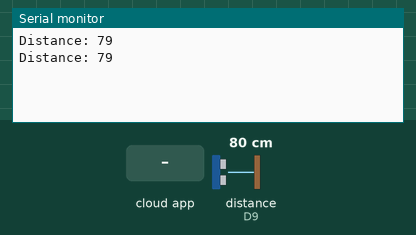
This sketch was run on a simulated Arduino Nano 33 IoT. Parts: the last lines printed to the serial monitor. Wiring (inferred from the names in the program): ultrasonic range finder: trigger D8; echo D9. The test bench sets the inputs (shaded band); at power-on: distance to the obstacle (sensor on D9) 80 cm. The echo pulse lasts 58.3 µs per cm; WiFi joins after 1.5 s; servers stay silent unless stated.

Above: at 4.2 s.
4.3 s: the phone or cloud app sets distance to 0
At 5.8 s:
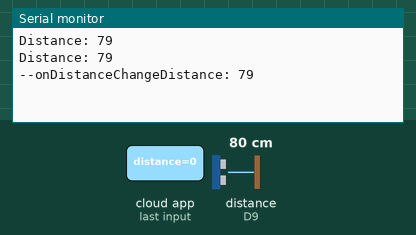
6.5 s: distance to the obstacle (sensor on D9) set to 2 cm
At 7.8 s:
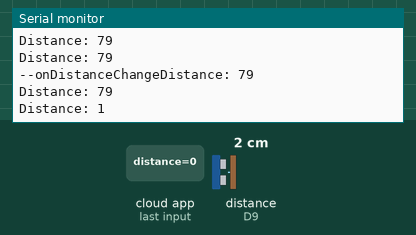
8.0 s: the phone or cloud app sets distance to 25
At 8.8 s:
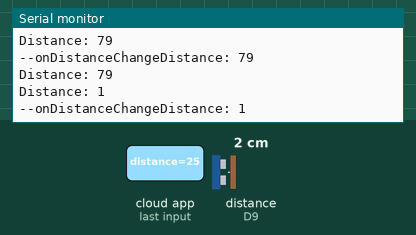
9.5 s: distance to the obstacle (sensor on D9) set to 4 cm
At 10.6 s:
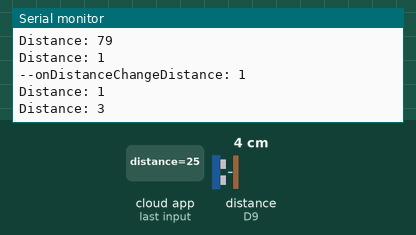
Timing chart, 0 to 12.0 s (numbered marks = the images above; inputs shaded):
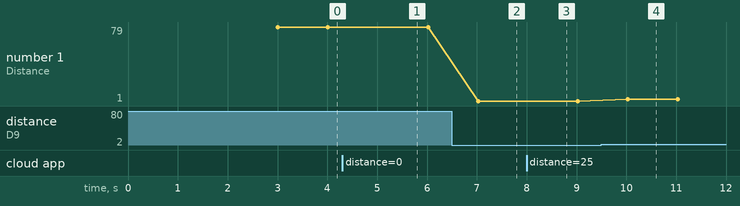

The sketch:

1_-_Pass_Task_-_Arduino_IoT_Cloud_jul24a.ino
```cpp
#include "arduino_secrets.h"
#include "thingProperties.h"

const int trigger = 8;
const int echo = 9;

int getUltrasonicDistance(){
  // Function to retreive the distance reading of the ultrasonic sensor
  long duration;

  // Assure the trigger pin is LOW:
  digitalWrite(trigger, LOW);
  // Brief pause:
  delayMicroseconds(5);

  // Trigger the sensor by setting the trigger to HIGH:
  digitalWrite(trigger, HIGH);
  // Wait a moment before turning off the trigger:
  delayMicroseconds(10);
  // Turn off the trigger:
  digitalWrite(trigger, LOW);

  // Read the echo pin:
  duration = pulseIn(echo, HIGH);
  // Calculate the distance in centimeter (CM):
  distance = duration * 0.034 / 2;

  // Return the distance read from the sensor:
  return distance;
}

void setup() {
  // Initialize serial and wait for port to open:
  Serial.begin(9600);
  // This delay gives the chance to wait for a Serial Monitor without blocking if none is found
  delay(1500);

  // Defined in thingProperties.h
  initProperties();

  // Connect to Arduino IoT Cloud
  ArduinoCloud.begin(ArduinoIoTPreferredConnection);

  /*
     The following function allows you to obtain more information
     related to the state of network and IoT Cloud connection and errors
     the higher number the more granular information you’ll get.
     The default is 0 (only errors).
     Maximum is 4
 */
  setDebugMessageLevel(2);
  ArduinoCloud.printDebugInfo();

  // Define inputs and outputs:
  pinMode(trigger, OUTPUT);
  pinMode(echo, INPUT);
}

void loop() {
  ArduinoCloud.update();
  // Your code here

  // Print the distance to the serial monitor:
  Serial.print("Distance: ");
  Serial.println(getUltrasonicDistance());

  // Wait one second before continuing:
  delay(1000);
}

/*
  Since distance is READ_WRITE variable, onDistanceChange() is
  executed every time a new value is received from IoT Cloud.
*/
void onDistanceChange(){
  Serial.print("--onDistanceChange");
}
```

arduino_secrets.h
```cpp
#define SECRET_OPTIONAL_PASS ""
#define SECRET_SSID ""
```

secret.h
```cpp
#define SECRET_SSID "Long's hotspot"
#define SECRET_OPTIONAL_PASS "123456677"
```

thingProperties.h
```cpp
// Code generated by Arduino IoT Cloud, DO NOT EDIT.

#include <ArduinoIoTCloud.h>
#include <Arduino_ConnectionHandler.h>
#include "secret.h"

const char SSID[]     = SECRET_SSID;    // Network SSID (name)
const char PASS[]     = SECRET_OPTIONAL_PASS;    // Network password (use for WPA, or use as key for WEP)

void onDistanceChange();
int distance;

void initProperties(){
  ArduinoCloud.addProperty(distance, READWRITE, ON_CHANGE, onDistanceChange);

}

WiFiConnectionHandler ArduinoIoTPreferredConnection(SSID, PASS);
```

Measured:
- after the input at 4.3 s, the serial monitor: prints a new line after 0.71 s (image 1)
- after the input at 6.5 s, the serial monitor: prints a new line after 0.53 s (image 2)
- after the input at 8.0 s, the serial monitor: prints a new line at once (image 3)
- after the input at 9.5 s, the serial monitor: prints a new line after 0.53 s (image 4)
- plotted number 1: 79 → 1 after the input at 6.5 s, 1 → 3 after the input at 9.5 s
